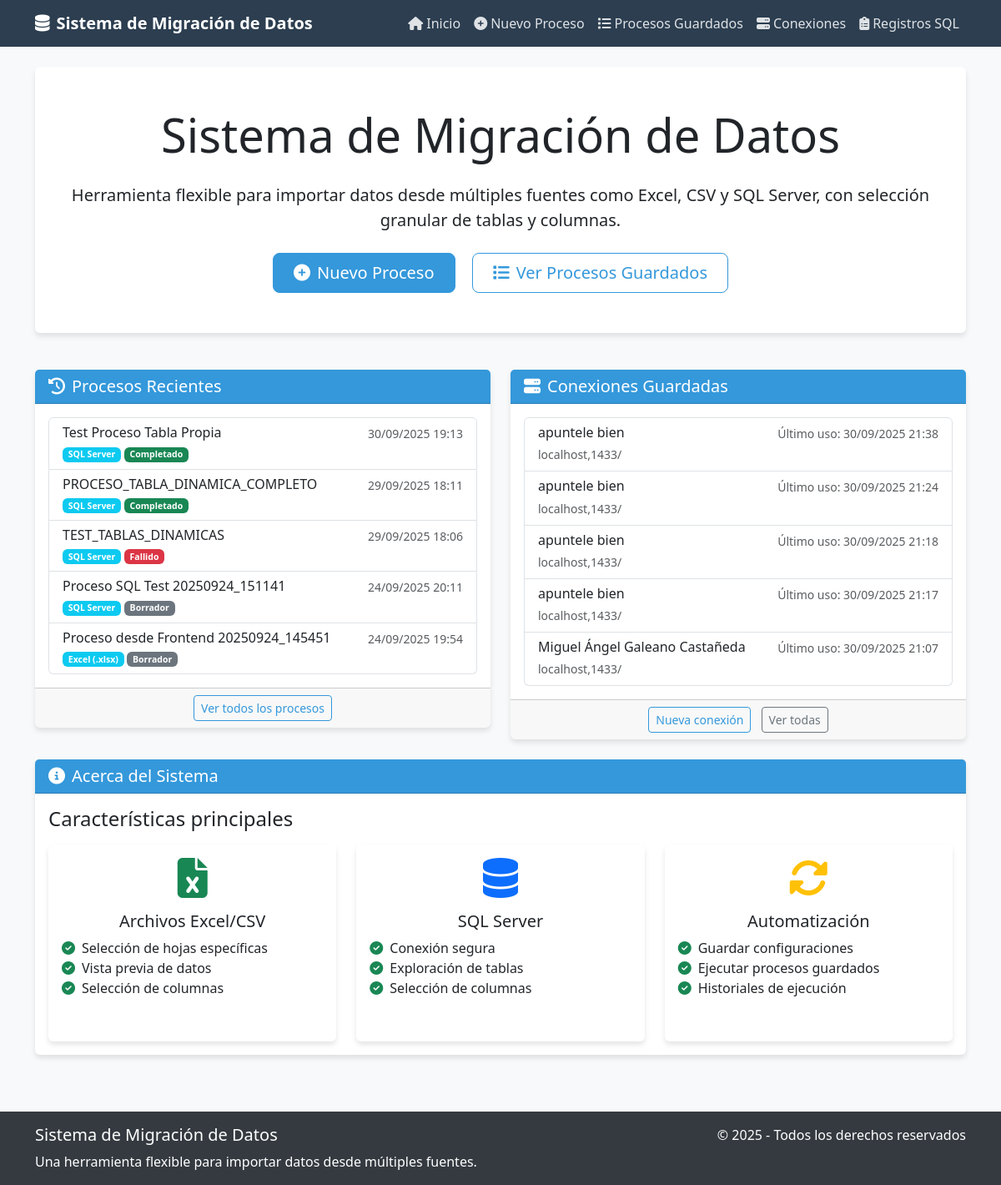
/automatizacion/, run on an earlier commit of the app's database.
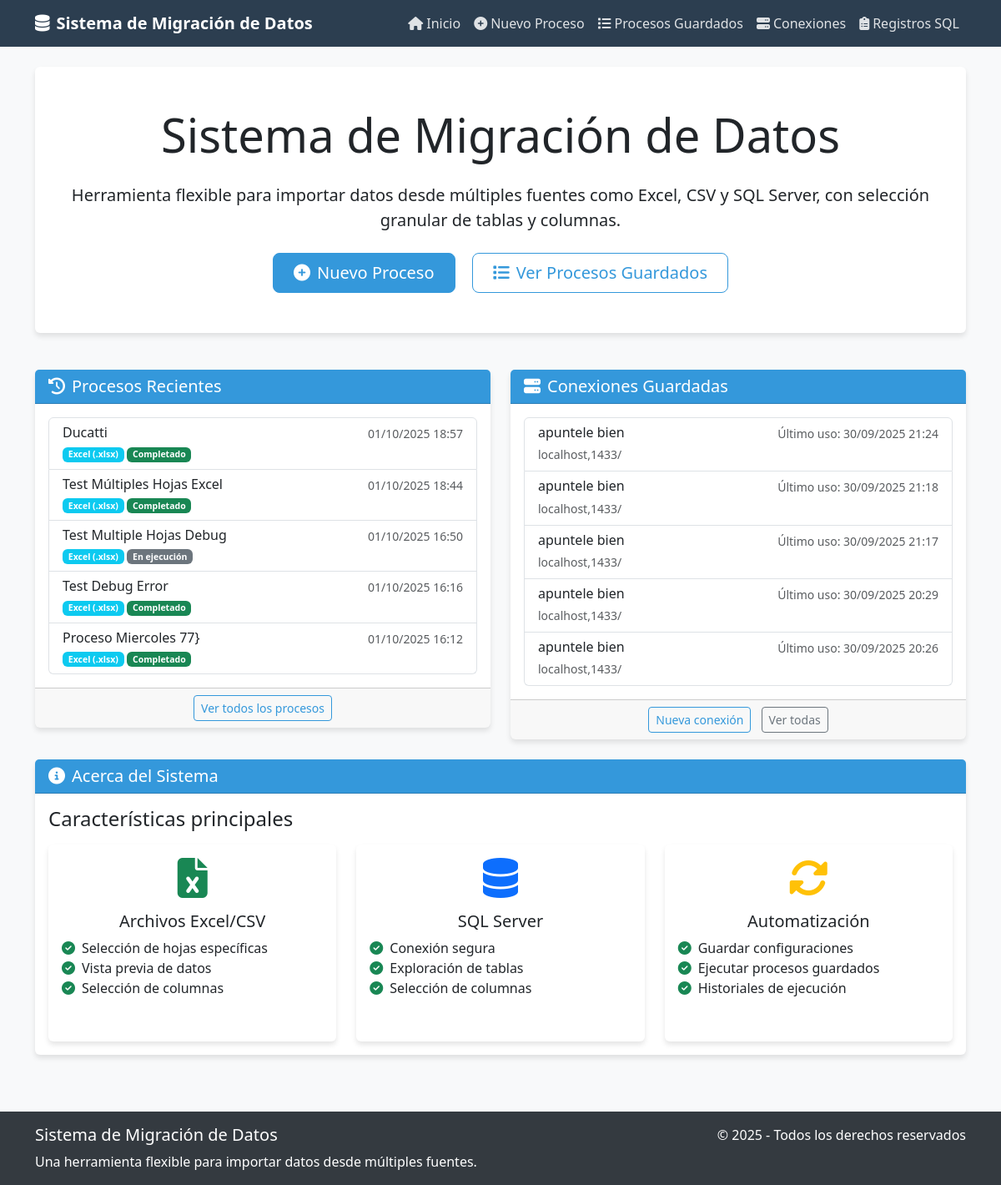
And on a later commit of the database.
### automatizacion/models.py (models this page shows, shortened)
class MigrationProcess(models.Model):
    STATUS_CHOICES = [
        ('draft', 'Borrador'),
        ('db_selected', 'Base de datos seleccionada'),
        ('tables_selected', 'Tablas seleccionadas'),
        ('columns_selected', 'Columnas seleccionadas'),
        ('configured', 'Configurado'),
        ('validated', 'Validado'),
        ('ready', 'Listo para ejecutar'),
        ('running', 'En ejecución'),
        ('completed', 'Completado'),
        ('failed', 'Fallido'),
    ]
    name = models.CharField(max_length=255, unique=True)
    description = models.TextField(blank=True, null=True)
    source = models.ForeignKey(DataSource, on_delete=models.CASCADE, related_name='processes')
    selected_sheets = models.JSONField(null=True, blank=True)  # Lista de hojas seleccionadas
    selected_database = models.CharField(max_length=100, blank=True, null=True)  # Base de datos seleccionada
    selected_tables = models.JSONField(null=True, blank=True)  # Lista de tablas seleccionadas
    selected_columns = models.JSONField(null=True, blank=True)  # Dict de columnas seleccionadas por tabla/hoja
    target_db_name = models.CharField(max_length=100, default='DestinoAutomatizacion')
    target_db_connection = models.ForeignKey(DatabaseConnection, on_delete=models.SET_NULL, null=True, blank=True, related_name='target_processes')
    target_table = models.CharField(max_length=100, blank=True, null=True)  # Tabla de destino
    status = models.CharField(max_length=20, choices=STATUS_CHOICES, default='draft')
    created_at = models.DateTimeField(auto_now_add=True)
    last_run = models.DateTimeField(null=True, blank=True)
    allow_rollback = models.BooleanField(default=True)
    last_checkpoint = models.JSONField(null=True, blank=True)  # Para almacenar puntos de restauración

class DataSource(models.Model):
    TYPE_CHOICES = [
        ('excel', 'Excel (.xlsx)'),
        ('csv', 'CSV'),
        ('sql', 'SQL Server'),
    ]
    name = models.CharField(max_length=255)
    source_type = models.CharField(max_length=20, choices=TYPE_CHOICES)
    file_path = models.CharField(max_length=255, blank=True, null=True)  # Solo para archivos
    connection = models.ForeignKey(DatabaseConnection, on_delete=models.SET_NULL, null=True, blank=True)  # Solo para SQL
    created_at = models.DateTimeField(auto_now_add=True)

class DatabaseConnection(models.Model):
    name = models.CharField(max_length=100, unique=True)
    server = models.CharField(max_length=255)
    username = models.CharField(max_length=100)
    password = models.CharField(max_length=255)
    port = models.IntegerField(default=1433)
    created_at = models.DateTimeField(auto_now_add=True)
    last_used = models.DateTimeField(null=True, blank=True)
    selected_database = models.CharField(max_length=100, blank=True, null=True)
    available_databases = models.JSONField(null=True, blank=True)

### automatizacion/views.py (the view)
# urls.py: path('', views.index, name='index'),
def index(request):
    recent_processes = MigrationProcess.objects.all().order_by('-created_at')[:5]
    saved_connections = DatabaseConnection.objects.all().order_by('-created_at')[:5]
    context = {
        'recent_processes': recent_processes,
        'saved_connections': saved_connections
    }
    return render(request, 'automatizacion/index.html', context)

### proyecto_automatizacion/templates/automatizacion/index.html (shortened to what the changed rows need)
{% extends "base.html" %}
{% block content %}
<div class="row mb-4">
    <div class="col-md-12">
        <div class="card">
            <div class="card-body text-center py-5">
                <h1 class="display-4 mb-4">Sistema de Migración de Datos</h1>
            </div>
        </div>
    </div>
</div>
<div class="row">
    <div class="col-md-6">
        <div class="card mb-4">
            <div class="card-body">
                {% if recent_processes %}
                    <div class="list-group">
                        {% for process in recent_processes %}
                            <a href="{% url 'automatizacion:view_process' process.id %}" class="list-group-item list-group-item-action">
                                <div class="d-flex w-100 justify-content-between">
                                    <h6 class="mb-1">{{ process.name }}</h6>
                                    <small class="text-muted">{{ process.created_at|date:"d/m/Y H:i" }}</small>
                                </div>
                                <small class="d-block">
                                    <span class="badge bg-info">{{ process.source.get_source_type_display }}</span>
                                    <span class="badge {% if process.status == 'completed' %}bg-success{% elif process.status == 'failed' %}bg-danger{% else %}bg-secondary{% endif %}">
                                        {{ process.get_status_display }}
                                    </span>
                                </small>
                            </a>
                        {% endfor %}
                    </div>
                {% else %}
                    <div class="alert alert-info mb-0">
                        No hay procesos guardados. <a href="{% url 'automatizacion:new_process' %}">Crea uno nuevo</a>.
                    </div>
                {% endif %}
            </div>
        </div>
    </div>
    <div class="col-md-6">
        <div class="card mb-4">
            <div class="card-body">
                {% if saved_connections %}
                    <div class="list-group">
                        {% for connection in saved_connections %}
                            <a href="{% url 'automatizacion:view_connection' connection.id %}" class="list-group-item list-group-item-action">
                                <div class="d-flex w-100 justify-content-between">
                                    <h6 class="mb-1">{{ connection.name }}</h6>
                                    <small class="text-muted">Último uso: {% if connection.last_used %}{{ connection.last_used|date:"d/m/Y H:i" }}{% else %}Nunca{% endif %}</small>
                                </div>
                                <small class="text-muted">{{ connection.server }}/{{ connection.database }}</small>
                            </a>
                        {% endfor %}
                    </div>
                {% else %}
                    <div class="alert alert-info mb-0">
                        No hay conexiones guardadas. <a href="{% url 'automatizacion:connect_sql' %}">Crea una nueva</a>.
                    </div>
                {% endif %}
            </div>
        </div>
    </div>
</div>
{% endblock %}

What changed in the data, as far as the page shows it:
no longer on this page (row unchanged): MigrationProcess: name "Test Proceso Tabla Propia", created_at "30/09/2025 19:13", source.source_type "SQL Server", status "Completado"
no longer on this page (row unchanged): MigrationProcess: name "PROCESO_TABLA_DINAMICA_COMPLETO", created_at "29/09/2025 18:11", source.source_type "SQL Server", status "Completado"
no longer on this page (row unchanged): MigrationProcess: name "TEST_TABLAS_DINAMICAS", created_at "29/09/2025 18:06", source.source_type "SQL Server", status "Fallido"
no longer on this page (row unchanged): MigrationProcess: name "Proceso SQL Test 20250924_151141", created_at "24/09/2025 20:11", source.source_type "SQL Server", status "Borrador"
no longer on this page (row unchanged): MigrationProcess: name "Proceso desde Frontend 20250924_145451", created_at "24/09/2025 19:54", source.source_type "Excel (.xlsx)", status "Borrador"
removed DatabaseConnection: name "apuntele bien", last_used "30/09/2025 21:38", server "localhost,1433"
removed DatabaseConnection: name "Miguel Ángel Galeano Castañeda", last_used "30/09/2025 21:07", server "localhost,1433"
added MigrationProcess: name "Ducatti", created_at "01/10/2025 18:57", source.source_type "Excel (.xlsx)", status "Completado"
added MigrationProcess: name "Test Múltiples Hojas Excel", created_at "01/10/2025 18:44", source.source_type "Excel (.xlsx)", status "Completado"
added MigrationProcess: name "Test Multiple Hojas Debug", created_at "01/10/2025 16:50", source.source_type "Excel (.xlsx)", status "En ejecución"
added MigrationProcess: name "Test Debug Error", created_at "01/10/2025 16:16", source.source_type "Excel (.xlsx)", status "Completado"
added MigrationProcess: name "Proceso Miercoles 77}", created_at "01/10/2025 16:12", source.source_type "Excel (.xlsx)", status "Completado"
now on this page (row unchanged): DatabaseConnection: name "apuntele bien", last_used "30/09/2025 20:29", server "localhost,1433"
now on this page (row unchanged): DatabaseConnection: name "apuntele bien", last_used "30/09/2025 20:26", server "localhost,1433"
